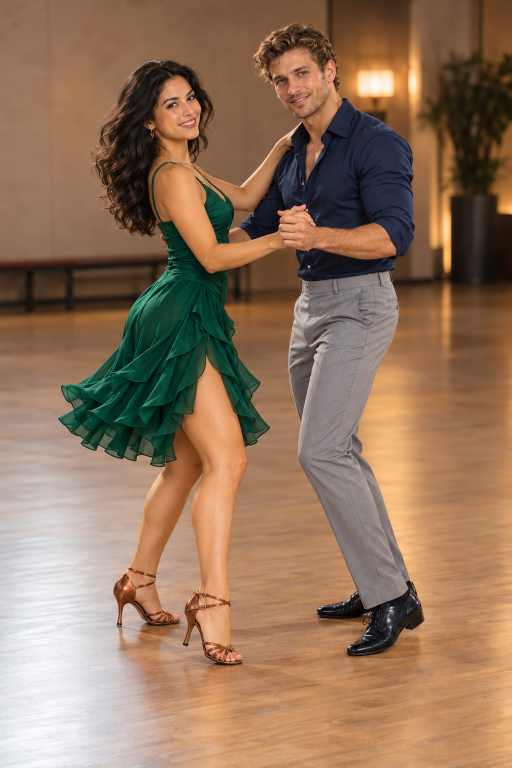
#> input picture experiments/salsa-human-models/reference/concept.png, 1024 x 1536 px (shown at 1/2 size)
$ python -i compare.py   (imports and definitions only)
#> lines starting #> are read from the running program, lines starting #| are printed output that depends on the picture; after the words box and inside, x2 and y2 are one past the last pixel; in counts of white or black regions, pixels touching at a corner belong together
#> further down, picture is the input picture: PIL image 1024x1536 RGB; mean R, G, B 145.6, 115.6, 91.8
"""Reference similarity v2 with fixed paired crop: RGB block SSIM (70%) and tolerant edge F1 (30%)."""
import argparse
import hashlib
import json
import os
from pathlib import Path
from PIL import Image, ImageChops, ImageDraw, ImageFilter, ImageStat

ROOT = Path(__file__).parent
SIZE = (256, 384)
EXPECTED_SIZE = (1024, 1536)
THRESHOLD = 80.0
# [1 line that did not run here, left out]


# [13 lines left out: function ssim, not called in this run]


def edges(image):
    edge = image.convert('L').filter(ImageFilter.FIND_EDGES).point(lambda p: 255 if p >= 40 else 0)
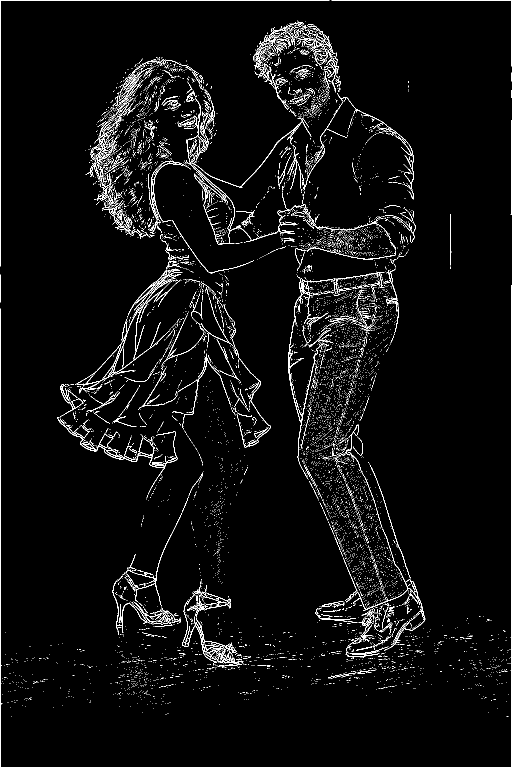
#> edge: PIL image 1024x1536 L (shown at 1/2 size); 3.6% white in thin lines or dots
    # FIND_EDGES adds a spurious outer frame; exclude it from the metric.
    ImageDraw.Draw(edge).rectangle((0, 0, edge.width-1, edge.height-1), outline=0, width=1)
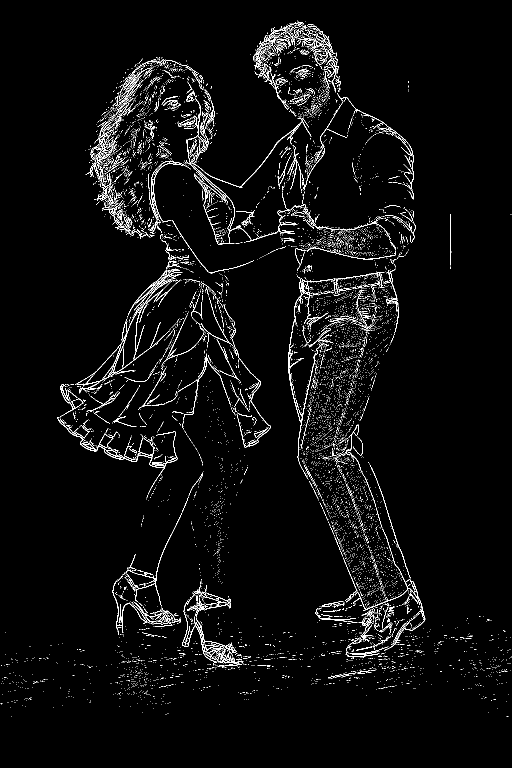
#> edge: PIL image 1024x1536 L (shown at 1/2 size); 3.3% white in thin lines or dots
    return edge


# [37 lines left out: functions edge_f1, similarity, framed_images, not called in this run]


def passes_threshold(score):
    return score >= THRESHOLD


# [61 lines left out: function main, not called in this run]


# [2 lines not run here, left out]

>>> from PIL import Image
>>> picture = Image.open('reference/concept.png')
>>> result = edges(picture)

$ run again, on experiments/salsa-human-models/review/front.png
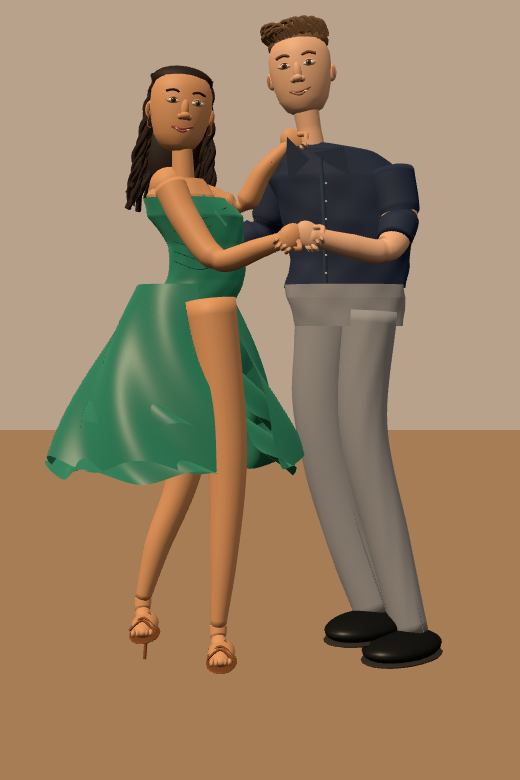
#> input picture experiments/salsa-human-models/review/front.png, 520 x 780 px
#> picture is the input picture: PIL image 520x780 RGB; mean R, G, B 152.7, 129.1, 100.1
#> in edges, `edge = image.convert('L').filter(ImageFilter.FIND_EDGES).point(lambda ..`:
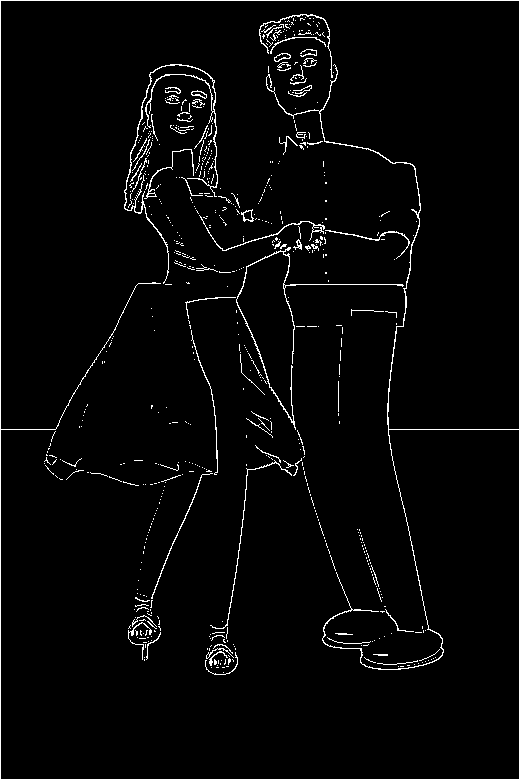
#> edge: PIL image 520x780 L; 2.9% white in thin lines or dots
#> in edges, `ImageDraw.Draw(edge).rectangle((0, 0, edge.width-1, edge.height-1), ou..`:
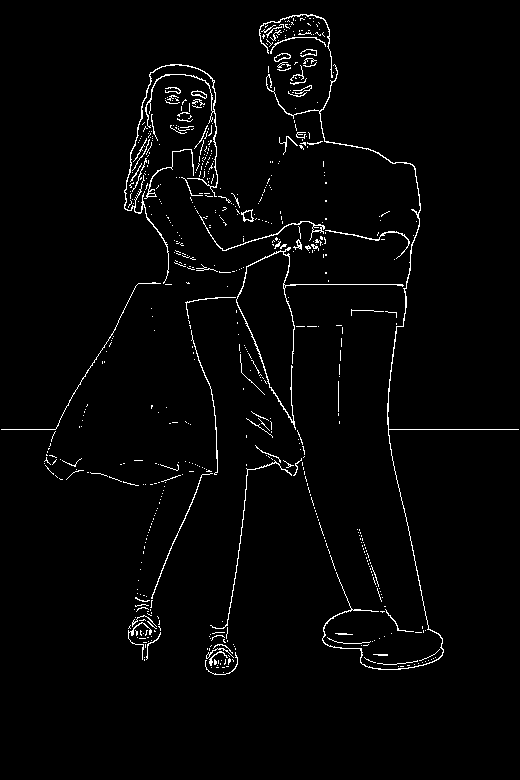
#> edge: PIL image 520x780 L; 2.2% white in thin lines or dots, all inside (x1, y1, x2, y2) = (1, 14, 519, 675)

$ run again, on experiments/salsa-human-models/review/rear.png
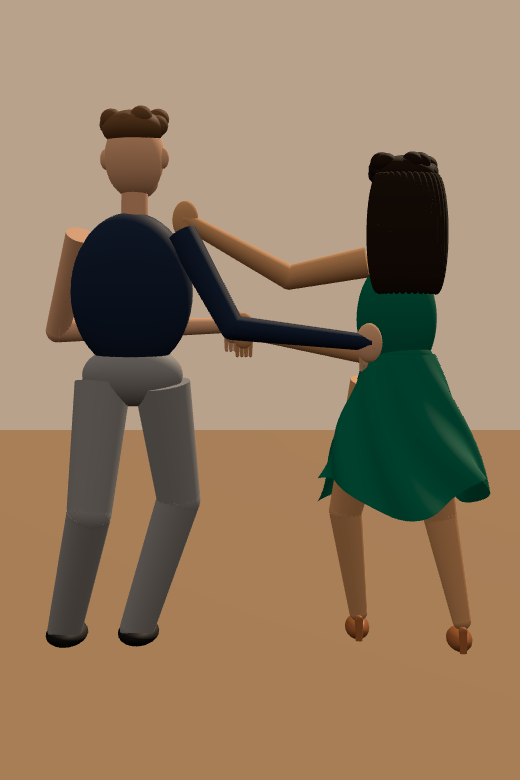
#> input picture experiments/salsa-human-models/review/rear.png, 520 x 780 px
#> picture is the input picture: PIL image 520x780 RGB; mean R, G, B 144.1, 121.8, 96.1
#> in edges, `edge = image.convert('L').filter(ImageFilter.FIND_EDGES).point(lambda ..`:
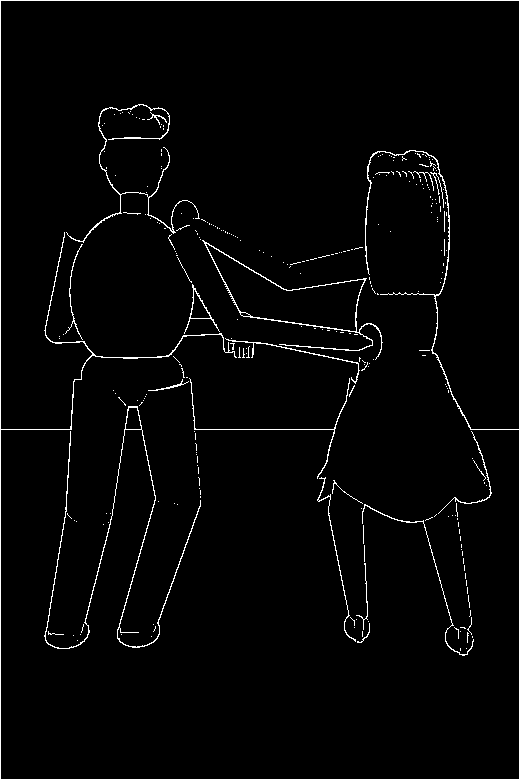
#> edge: PIL image 520x780 L; 2.4% white in thin lines or dots
#> in edges, `ImageDraw.Draw(edge).rectangle((0, 0, edge.width-1, edge.height-1), ou..`:
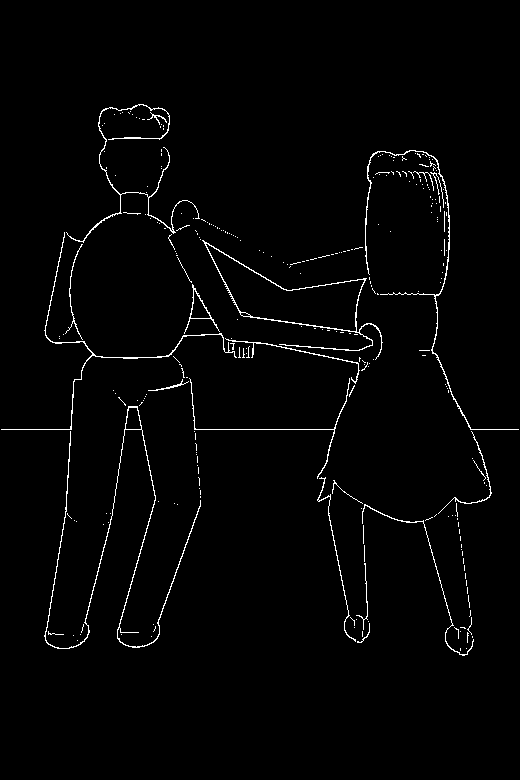
#> edge: PIL image 520x780 L; 1.7% white in thin lines or dots, all inside (x1, y1, x2, y2) = (1, 104, 519, 656)
